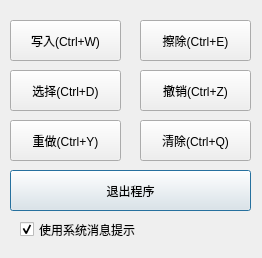
<?xml version="1.0" encoding="UTF-8"?>
<ui version="4.0">
 <class>MainWindow</class>
 <widget class="QDialog" name="MainWindow">
  <property name="geometry">
   <rect>
    <x>0</x>
    <y>0</y>
    <width>262</width>
    <height>258</height>
   </rect>
  </property>
  <property name="windowTitle">
   <string>MathType快捷键</string>
  </property>
  <widget class="QPushButton" name="b_quit">
   <property name="geometry">
    <rect>
     <x>10</x>
     <y>170</y>
     <width>241</width>
     <height>41</height>
    </rect>
   </property>
   <property name="text">
    <string>退出程序</string>
   </property>
  </widget>
  <widget class="QPushButton" name="b_redo">
   <property name="geometry">
    <rect>
     <x>10</x>
     <y>120</y>
     <width>111</width>
     <height>41</height>
    </rect>
   </property>
   <property name="text">
    <string>重做(Ctrl+Y)</string>
   </property>
  </widget>
  <widget class="QPushButton" name="b_erase">
   <property name="geometry">
    <rect>
     <x>140</x>
     <y>20</y>
     <width>111</width>
     <height>41</height>
    </rect>
   </property>
   <property name="text">
    <string>擦除(Ctrl+E)</string>
   </property>
  </widget>
  <widget class="QPushButton" name="b_clear">
   <property name="geometry">
    <rect>
     <x>140</x>
     <y>120</y>
     <width>111</width>
     <height>41</height>
    </rect>
   </property>
   <property name="text">
    <string>清除(Ctrl+Q)</string>
   </property>
  </widget>
  <widget class="QPushButton" name="b_undo">
   <property name="geometry">
    <rect>
     <x>140</x>
     <y>70</y>
     <width>111</width>
     <height>41</height>
    </rect>
   </property>
   <property name="text">
    <string>撤销(Ctrl+Z)</string>
   </property>
  </widget>
  <widget class="QPushButton" name="b_write">
   <property name="geometry">
    <rect>
     <x>10</x>
     <y>20</y>
     <width>111</width>
     <height>41</height>
    </rect>
   </property>
   <property name="text">
    <string>写入(Ctrl+W)</string>
   </property>
  </widget>
  <widget class="QPushButton" name="b_select">
   <property name="geometry">
    <rect>
     <x>10</x>
     <y>70</y>
     <width>111</width>
     <height>41</height>
    </rect>
   </property>
   <property name="text">
    <string>选择(Ctrl+D)</string>
   </property>
  </widget>
  <widget class="QCheckBox" name="c_info">
   <property name="geometry">
    <rect>
     <x>20</x>
     <y>220</y>
     <width>151</width>
     <height>19</height>
    </rect>
   </property>
   <property name="text">
    <string>使用系统消息提示</string>
   </property>
   <property name="checked">
    <bool>true</bool>
   </property>
  </widget>
 </widget>
 <resources/>
 <connections/>
</ui>
